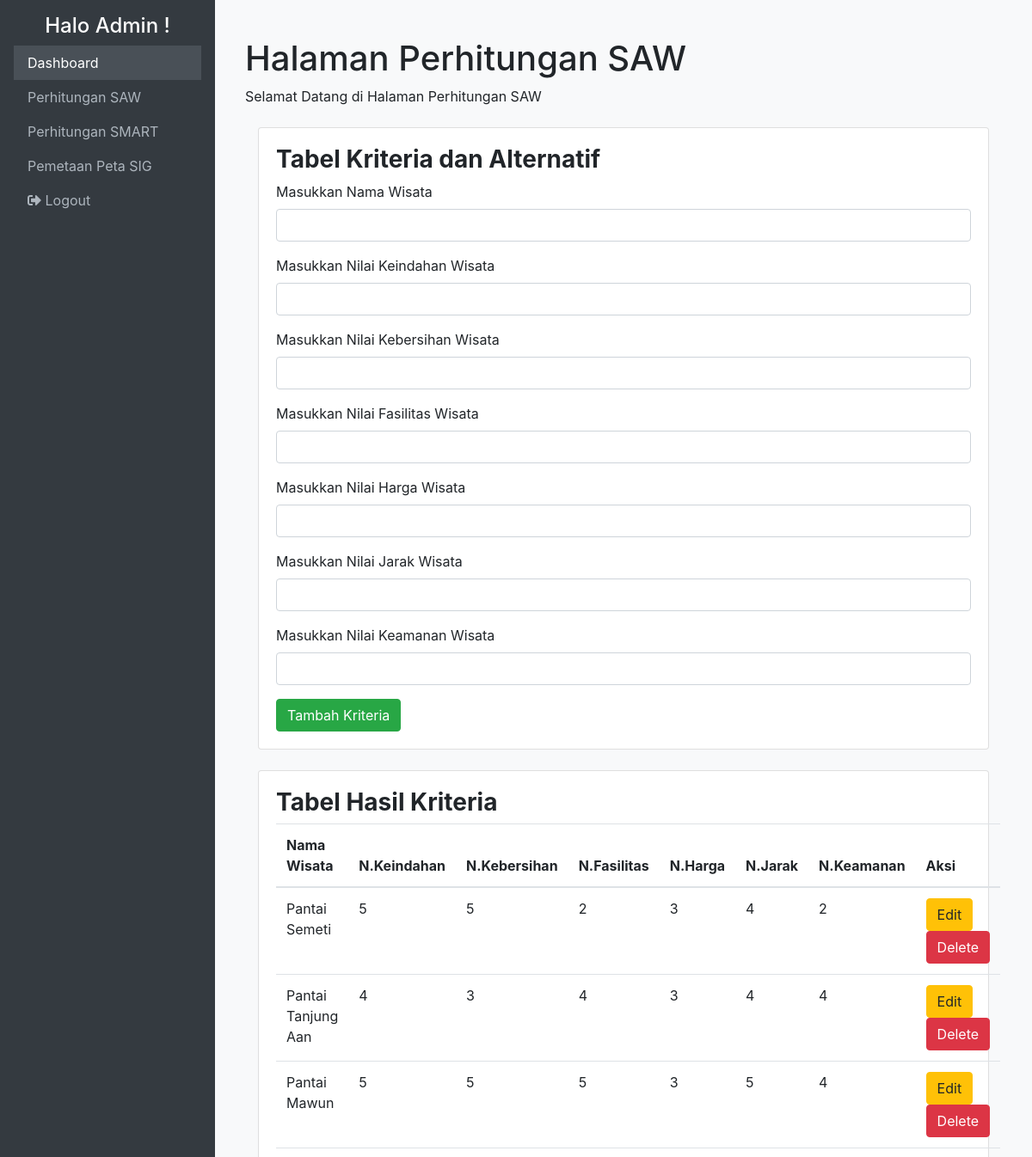
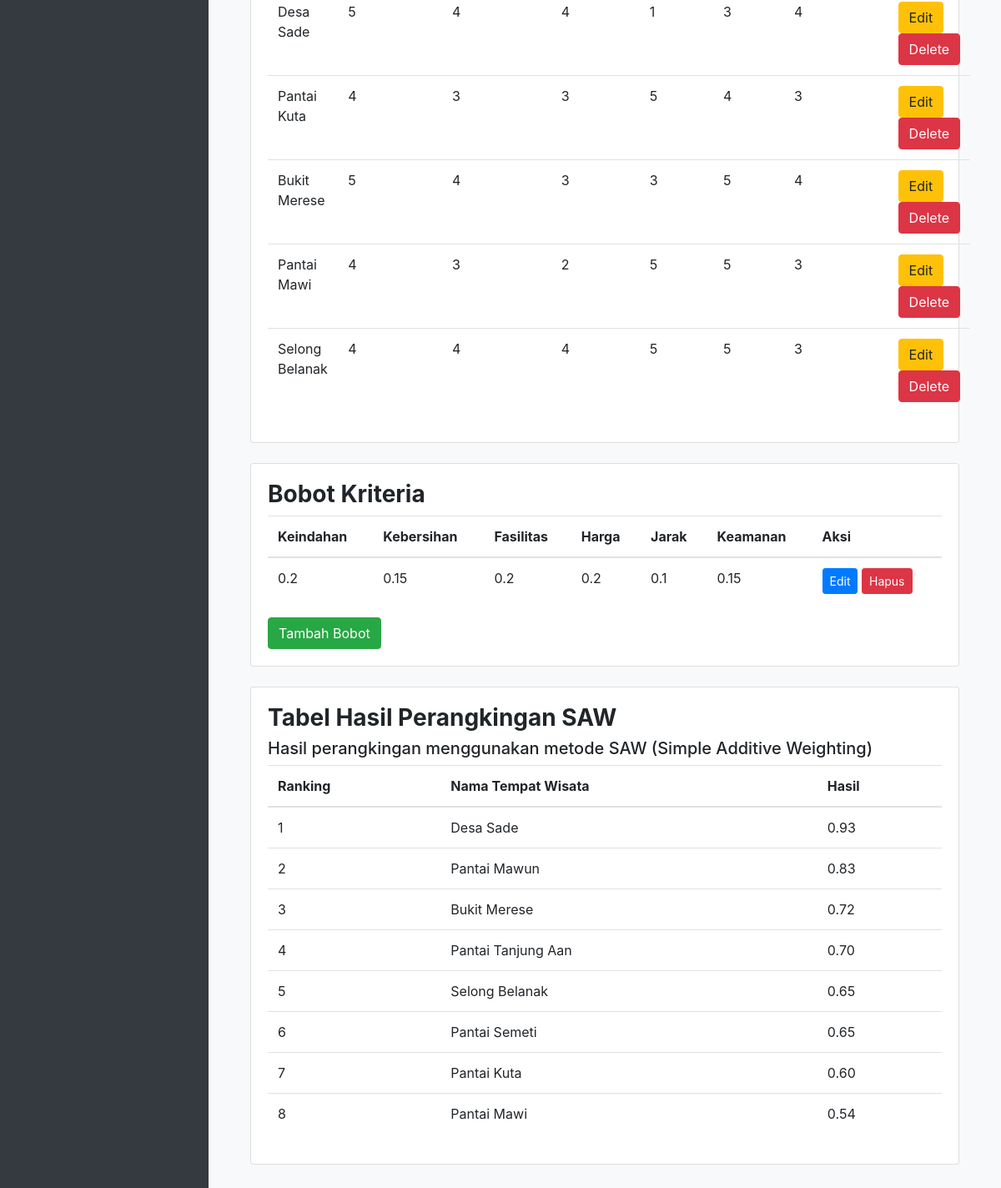
The page /msaw.php on the database its author committed (2 pictures, top to bottom).
### tables this page shows
CREATE TABLE `kriteria` (
  `id` int(11) NOT NULL,
  `nama_wisata` varchar(255) NOT NULL,
  `keindahan` int(11) NOT NULL,
  `kebersihan` int(11) NOT NULL,
  `fasilitas` int(11) NOT NULL,
  `harga` int(11) NOT NULL,
  `jarak` int(11) NOT NULL,
  `keamanan` int(11) NOT NULL
);

CREATE TABLE `bobot_kriteria` (
  `id` int(11) NOT NULL,
  `keindahan` float NOT NULL,
  `kebersihan` float NOT NULL,
  `fasilitas` float NOT NULL,
  `harga` float NOT NULL,
  `jarak` float NOT NULL,
  `keamanan` float NOT NULL
);

### msaw.php (the view, shortened to what this page needs)
<!DOCTYPE html>
<html lang="en">
  <head>
    <link href="https://stackpath.bootstrapcdn.com/bootstrap/4.5.2/css/bootstrap.min.css" rel="stylesheet" />
    <link href="https://cdnjs.cloudflare.com/ajax/libs/font-awesome/5.15.3/css/all.min.css" rel="stylesheet" />
  </head>
  <body>
    <div class="sidebar d-flex flex-column p-3">
      <h4 class="text-center">Halo Admin !</h4>
      <ul class="nav flex-column">
        <li class="nav-item">
          <a class="nav-link active" href="dashboard.php">Dashboard</a>
        </li>
        <li class="nav-item">
          <a class="nav-link" href="#">Perhitungan SAW</a>
        </li>
        <li class="nav-item">
          <a class="nav-link" href="msmart.php">Perhitungan SMART</a>
        </li>
        <li class="nav-item">
          <a class="nav-link" href="sig.php">Pemetaan Peta SIG</a>
        </li>
        <li class="nav-item">
          <a class="nav-link" href="login-admin.php"><i class="fas fa-sign-out-alt"></i> Logout</a>
        </li>
      </ul>
    </div>
    <div class="content">
      <div class="container-fluid">
        <h1 class="mt-4">Halaman Perhitungan SAW</h1>
        <p>Selamat Datang di Halaman Perhitungan SAW</p>
        <div class="container mt-4">
        <div class="card">
            <div class="card-body">
                <h3><b>Tabel Kriteria dan Alternatif</b></h3>
                <form method="POST" action="">
                    <div class="mb-3">
                        <label for="namaWisata" class="form-label">Masukkan Nama Wisata</label>
                        <input type="text" class="form-control" id="namaWisata" name="nama_wisata" required />
                    </div>
                    <div class="mb-3">
                        <label for="keindahanwisata" class="form-label">Masukkan Nilai Keindahan Wisata</label>
                        <input type="number" class="form-control" id="keindahanwisata" name="keindahan" required />
                    </div>
                    <div class="mb-3">
                        <label for="kebersihanwisata" class="form-label">Masukkan Nilai Kebersihan Wisata</label>
                        <input type="number" class="form-control" id="kebersihanwisata" name="kebersihan" required />
                    </div>
                    <div class="mb-3">
                        <label for="fasilitaswisata" class="form-label">Masukkan Nilai Fasilitas Wisata</label>
                        <input type="number" class="form-control" id="fasilitaswisata" name="fasilitas" required />
                    </div>
                    <div class="mb-3">
                        <label for="hargawisata" class="form-label">Masukkan Nilai Harga Wisata</label>
                        <input type="number" class="form-control" id="hargawisata" name="harga" required />
                    </div>
                    <div class="mb-3">
                        <label for="jarakwisata" class="form-label">Masukkan Nilai Jarak Wisata</label>
                        <input type="number" class="form-control" id="jarakwisata" name="jarak" required />
                    </div>
                    <div class="mb-3">
                        <label for="keamananwisata" class="form-label">Masukkan Nilai Keamanan Wisata</label>
                        <input type="number" class="form-control" id="keamananwisata" name="keamanan" required />
                    </div>
                    <button type="submit" class="btn btn-success" name="submit">Tambah Kriteria</button>
                </form>
            </div>
        </div>
    </div>
    <?php
    include 'db.php';
    $sql = "SELECT * FROM kriteria";
    $result = $conn->query($sql);
    $dataWisata = [];
    if ($result->num_rows > 0) {
        while ($row = $result->fetch_assoc()) {
            $dataWisata[] = $row;
        }
    }
    $sql = "SELECT * FROM bobot_kriteria";
    $result = $conn->query($sql);
    $bobot = [];
    if ($result->num_rows > 0) {
        while ($row = $result->fetch_assoc()) {
            $bobot = [
                $row['keindahan'],
                $row['kebersihan'],
                $row['fasilitas'],
                $row['harga'],
                $row['jarak'],
                $row['keamanan']
            ];
        }
    } else {
        $bobot = [1, 1, 1, 1, 1, 1];
    }
    ?>
    <div class="container mt-4 mb-4">
        <div class="card">
            <div class="card-body">
                <h3><b>Tabel Hasil Kriteria</b></h3>
                <table class="table">
                    <thead>
                        <tr>
                            <th scope="col">Nama Wisata</th>
                            <th scope="col">N.Keindahan</th>
                            <th scope="col">N.Kebersihan</th>
                            <th scope="col">N.Fasilitas</th>
                            <th scope="col">N.Harga</th>
                            <th scope="col">N.Jarak</th>
                            <th scope="col">N.Keamanan</th>
                            <th scope="col">Aksi</th>
                        </tr>
                    </thead>
                    <tbody>
                        <?php
                        if (!empty($dataWisata)) {
                            foreach ($dataWisata as $row) {
                                echo "<tr>";
                                echo "<td>" . $row['nama_wisata'] . "</td>";
                                echo "<td>" . $row['keindahan'] . "</td>";
                                echo "<td>" . $row['kebersihan'] . "</td>";
                                echo "<td>" . $row['fasilitas'] . "</td>";
                                echo "<td>" . $row['harga'] . "</td>";
                                echo "<td>" . $row['jarak'] . "</td>";
                                echo "<td>" . $row['keamanan'] . "</td>";
                                echo "<td>
                                    <a href='edit.php?id=" . $row['id'] . "' class='btn btn-warning'>Edit</a>
                                    <a href='delete.php?id=" . $row['id'] . "' class='btn btn-danger'>Delete</a>
                                  </td>";
                                echo "</tr>";
                            }
                        } else {
                            echo "<tr><td colspan='8'>Tidak ada data yang ditambahkan</td></tr>";
                        }
                        ?>
                    </tbody>
                </table>
            </div>
        </div>
    </div>
    <div class="container mt-4">
        <div class="card">
            <div class="card-body">
                <h3><b>Bobot Kriteria</b></h3>
                <table class="table">
                    <thead>
                        <tr>
                            <th>Keindahan</th>
                            <th>Kebersihan</th>
                            <th>Fasilitas</th>
                            <th>Harga</th>
                            <th>Jarak</th>
                            <th>Keamanan</th>
                            <th>Aksi</th>
                        </tr>
                    </thead>
                    <tbody>
                        <?php
                        $sql = "SELECT * FROM bobot_kriteria";
                        $result = $conn->query($sql);
                        if ($result->num_rows > 0) {
                            while ($row = $result->fetch_assoc()) {
                                echo "<tr>";
                                echo "<td>" . $row['keindahan'] . "</td>";
                                echo "<td>" . $row['kebersihan'] . "</td>";
                                echo "<td>" . $row['fasilitas'] . "</td>";
                                echo "<td>" . $row['harga'] . "</td>";
                                echo "<td>" . $row['jarak'] . "</td>";
                                echo "<td>" . $row['keamanan'] . "</td>";
                                echo "<td><a href='edit-bobot.php?id=" . $row['id'] . "' class='btn btn-primary btn-sm'>Edit</a> ";
                                echo "<a href='delete-bobot.php?id=" . $row['id'] . "' class='btn btn-danger btn-sm'>Hapus</a></td>";
                                echo "</tr>";
                            }
                        } else {
                            echo "<tr><td colspan='7'>Tidak ada data bobot</td></tr>";
                        }
                        ?>
                    </tbody>
                </table>
                <a href="tambah-bobot.php" class="btn btn-success">Tambah Bobot</a>
            </div>
        </div>
    </div>
    <div class="container mt-4 mb-4">
        <div class="card">
            <div class="card-body">
                <h3><b>Tabel Hasil Perangkingan SAW</b></h3>
                <?php
                function hitungNilaiR($dataWisata, $bobot)
                {
                    $R = [];
                    foreach ($dataWisata as $wisata) {
                        $R1 = $wisata['keindahan'] / max(array_column($dataWisata, 'keindahan'));
                        $R2 = $wisata['kebersihan'] / max(array_column($dataWisata, 'kebersihan'));
                        $R3 = $wisata['fasilitas'] / max(array_column($dataWisata, 'fasilitas'));
                        $R4 = min(array_column($dataWisata, 'harga')) / $wisata['harga'];
                        $R5 = min(array_column($dataWisata, 'jarak')) / $wisata['jarak'];
                        $R6 = $wisata['keamanan'] / max(array_column($dataWisata, 'keamanan'));
                        $total = $R1 * $bobot[0] + $R2 * $bobot[1] + $R3 * $bobot[2] + $R4 * $bobot[3] + $R5 * $bobot[4] + $R6 * $bobot[5];
                        $R[] = ["nama" => $wisata["nama_wisata"], "nilai" => $total];
                    }
                    usort($R, function ($a, $b) {
                        return $b["nilai"] - $a["nilai"];
                    });
                    return $R;
                }
                function tampilkanHasilSAW($dataWisata, $bobot)
                {
                    echo "<h5>Hasil perangkingan menggunakan metode SAW (Simple Additive Weighting)</h5>";
                    echo "<table class='table'>
                        <thead>
                            <tr>
                                <th>Ranking</th>
                                <th>Nama Tempat Wisata</th>
                                <th>Hasil</th>
                            </tr>
                        </thead>
                        <tbody>";
                    $R = hitungNilaiR($dataWisata, $bobot);
                    usort($R, function ($a, $b) {
                        return $b["nilai"] <=> $a["nilai"];
                    });
                    $ranking = 1;
                    foreach ($R as $hasil) {
                        echo "<tr>
                            <td>" . $ranking++ . "</td>
                            <td>" . $hasil["nama"] . "</td>
                            <td>" . number_format($hasil["nilai"], 2) . "</td>
                        </tr>";
                    }
                    echo "</tbody></table>";
                }
                tampilkanHasilSAW($dataWisata, $bobot);
                ?>
            </div>
        </div>
    </div>
      </div>
    </div>
  </body>
</html>

### msaw.php (style rules this page uses)
body { display: flex; height: 100vh; overflow: hidden; }
.sidebar { width: 250px; background-color: #343a40; color: #fff; flex-shrink: 0; }
.sidebar a { color: #adb5bd; text-decoration: none; }
.sidebar .nav-link.active { background-color: #495057; color: #fff; }
.sidebar .nav-item { margin: 0; }
.content { flex-grow: 1; overflow-y: auto; padding: 20px; background-color: #f8f9fa; }

### rows shown on the page
kriteria: nama_wisata "Pantai Semeti", keindahan "5", kebersihan "5", fasilitas "2", harga "3", jarak "4", keamanan "2"
kriteria: nama_wisata "Pantai Tanjung Aan", keindahan "4", kebersihan "3", fasilitas "4", harga "3", jarak "4", keamanan "4"
kriteria: nama_wisata "Pantai Mawun", keindahan "5", kebersihan "5", fasilitas "5", harga "3", jarak "5", keamanan "4"
kriteria: nama_wisata "Desa Sade", keindahan "5", kebersihan "4", fasilitas "4", harga "1", jarak "3", keamanan "4"
kriteria: nama_wisata "Pantai Kuta", keindahan "4", kebersihan "3", fasilitas "3", harga "5", jarak "4", keamanan "3"
kriteria: nama_wisata "Bukit Merese", keindahan "5", kebersihan "4", fasilitas "3", harga "3", jarak "5", keamanan "4"
kriteria: nama_wisata "Pantai Mawi", keindahan "4", kebersihan "3", fasilitas "2", harga "5", jarak "5", keamanan "3"
kriteria: nama_wisata "Selong Belanak", keindahan "4", kebersihan "4", fasilitas "4", harga "5", jarak "5", keamanan "3"
bobot_kriteria: keindahan "0.2", kebersihan "0.15", fasilitas "0.2", harga "0.2", jarak "0.1", keamanan "0.15"

### other values the page prints
$hasil["nama"] "Desa Sade"
$hasil["nilai"] "0.93"
$hasil["nama"] "Pantai Mawun"
$hasil["nilai"] "0.83"
$hasil["nama"] "Bukit Merese"
$hasil["nilai"] "0.72"
$hasil["nama"] "Pantai Tanjung Aan"
$hasil["nilai"] "0.70"
$hasil["nama"] "Selong Belanak"
$hasil["nilai"] "0.65"
$hasil["nama"] "Pantai Semeti"
$hasil["nama"] "Pantai Kuta"
$hasil["nilai"] "0.60"
$hasil["nama"] "Pantai Mawi"
$hasil["nilai"] "0.54"
